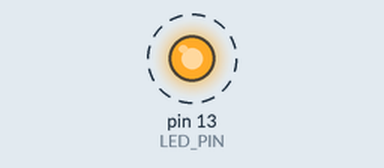
A sketch run on a simulated Arduino Uno, built with avr-gcc and run on an emulated ATmega328P. Parts: output pins drawn as LEDs (lit = HIGH). Dashed ring = blinking. What the sketch prints to the serial monitor is not drawn.

Above: at 0.15 s.
Timing chart, 0 to 3.0 s (numbered marks = the images above):
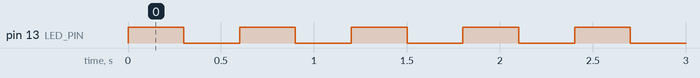

The sketch:

lo_empty_method.ino
```cpp
/* this code can pass the compiler and linker,
   and sucessfully uploaded to the board.
   However, it can't run.
*/
#define BAUDRATE 115200
#define LED_PIN 13

class MyClass
{
public:
  void aMethod();
};

void aFunction(){
  MyClass x;
  x.aMethod();
}

void setup(){
  Serial.begin(BAUDRATE);
  pinMode(LED_PIN, OUTPUT);
}

void loop(){
  digitalWrite(LED_PIN, HIGH);
  Serial.println("LED high");
  delay(300);
  digitalWrite(LED_PIN, LOW);
  Serial.println("LED low");
  delay(300);
}
```

Measured:
- by itself, pin 13 (LED_PIN): alternates HIGH for 0.30 s and LOW for 0.30 s
